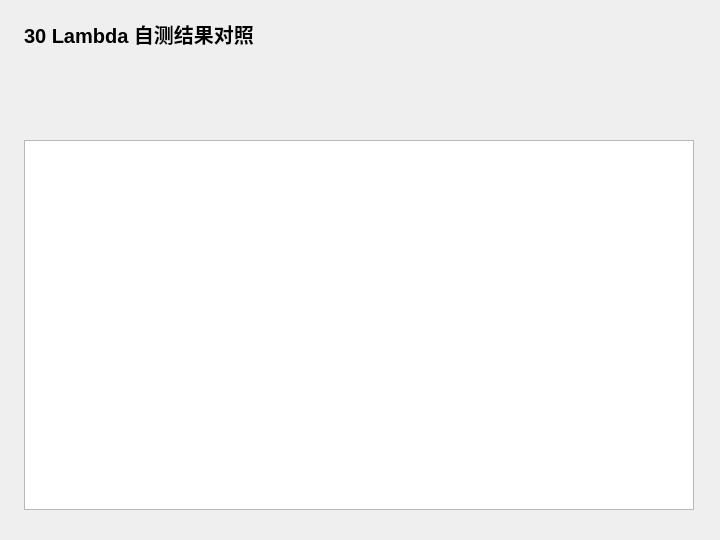
<?xml version="1.0" encoding="UTF-8"?>
<ui version="4.0">
 <class>Widget</class>
 <widget class="QWidget" name="Widget">
  <property name="geometry">
   <rect>
    <x>0</x>
    <y>0</y>
    <width>720</width>
    <height>540</height>
   </rect>
  </property>
  <property name="windowTitle">
   <string>30 Lambda 自测结果对照</string>
  </property>
  <widget class="QLabel" name="headingLabel">
   <property name="geometry">
    <rect>
     <x>24</x>
     <y>18</y>
     <width>670</width>
     <height>32</height>
    </rect>
   </property>
   <property name="text">
    <string>30 Lambda 自测结果对照</string>
   </property>
   <property name="font">
    <font>
     <pointsize>15</pointsize>
     <bold>true</bold>
    </font>
   </property>
  </widget>
  <widget class="QPlainTextEdit" name="outputEdit">
   <property name="geometry">
    <rect>
     <x>24</x>
     <y>140</y>
     <width>670</width>
     <height>370</height>
    </rect>
   </property>
   <property name="readOnly">
    <bool>true</bool>
   </property>
  </widget>
 </widget>
 <resources />
 <connections />
</ui>
